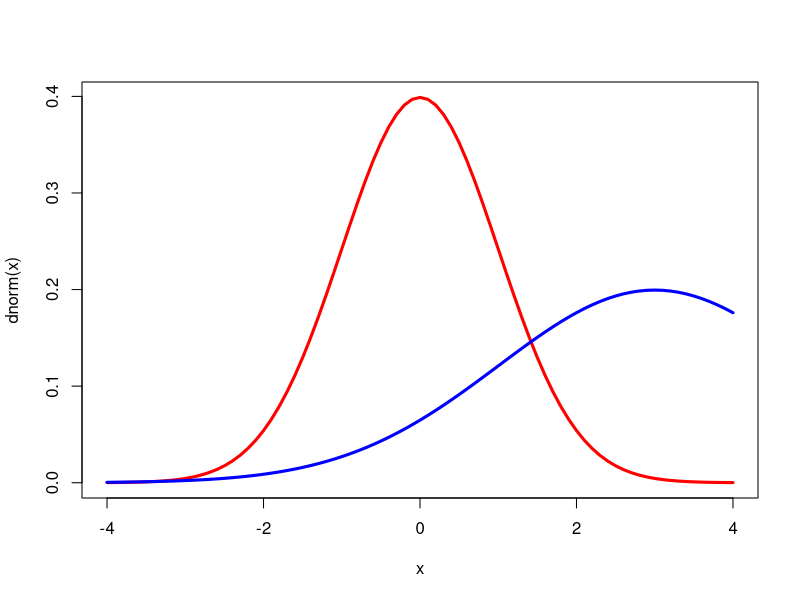
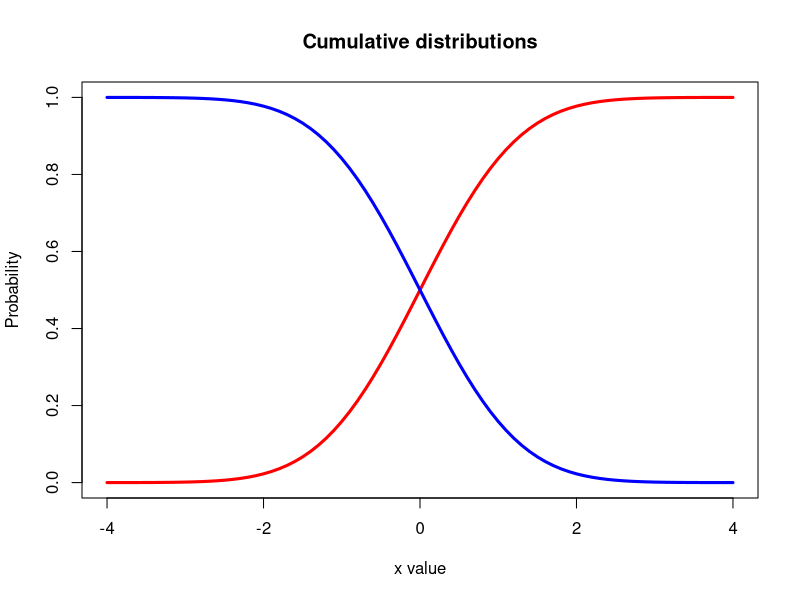
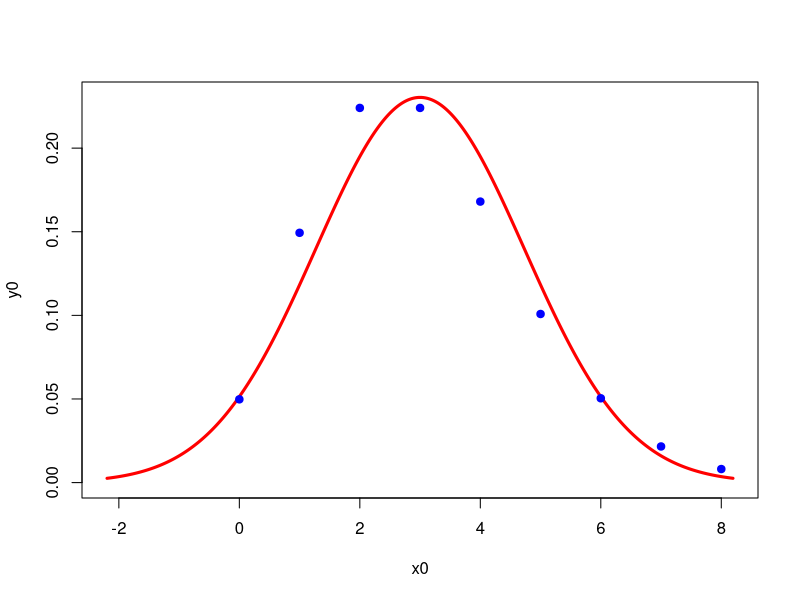
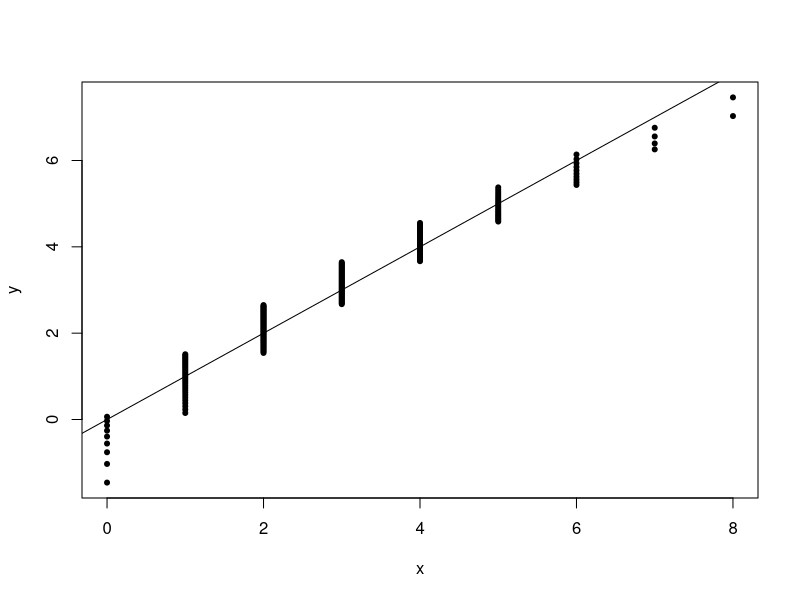
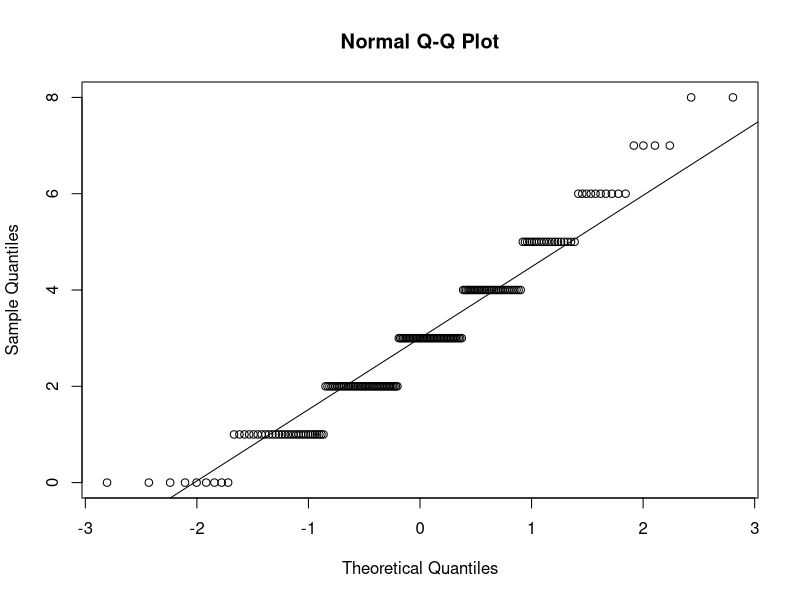
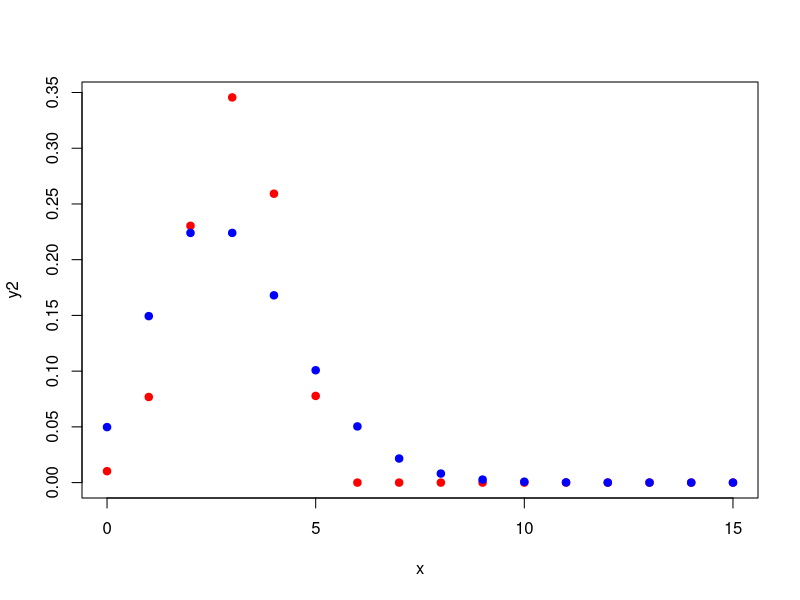

These charts were generated, in order, by the following R code:
## ---- chunk 1
knitr::opts_chunk$set(echo = TRUE)
## ---- chunk 2
help(distributions)
## ---- chunk 3
x = seq(-4,4,by=0.1)
dnorm(x)
## ---- chunk 4
plot(x,dnorm(x),type='l',lwd=3,col='red');lines(x,dnorm(x,3,2),type='l',lwd=3,col='blue')
## ---- chunk 5
#p = seq(0,1,by=0.05)
p = c(0,0.25,0.5,0.75,1)
qnorm(p,3)
## ---- chunk 6
x = seq(-4,4,by=0.1)
P0 = pnorm(x)
P0
## ---- chunk 7
P1 = pnorm(x,lower.tail = FALSE)
P1
## ---- chunk 8
plot(x,P0,type='l',col='red',lwd=3,main='Cumulative distributions',xlab='x value',ylab='Probability');lines(x,P1,col='blue',lwd=3)
## ---- chunk 9
l = 3; mu= l ; s = sqrt(l)
x0 = seq(mu-3*s,mu+3*s,by=0.01);y0 = dnorm(x0,mean=mu,sd=s)
x1 = 0:(10*l) ;y1 = dpois(x1,lambda=l);names(y1) = x1
plot(x0,y0,col='red',lwd=3,type='l',ylim=c(0,max(c(y1,y0))));points(x1,y1,pch=19,col='blue')
## ---- chunk 10
p = seq(0.005,0.995,by=0.005)
x = qpois(p,lambda=l) # quantiles of the Poisson distribution
y = qnorm(p,mean=mu,sd=s) # quantiles of the normal distribution
plot(x,y,pch=20);abline(0,1)
# Alternative
qqnorm(qpois(p,lambda=l));qqline(qpois(p,lambda=l)) # Why does it look slightly different from the previous plot?
## ---- chunk 11
lambda = 3
n = 5; p = lambda/n
x= 0:(5*lambda)
y1 = dpois(x,lambda=lambda)
y2 = dbinom(x,size=n,prob=p)
#plot(x,y1,pch=19,col='blue',ylim=c(0,max(c(y1,y2))));points(x,y2,pch=19,col='red')
plot(x,y2,pch=19,col='red');points(x,y1,pch=19,col='blue')
